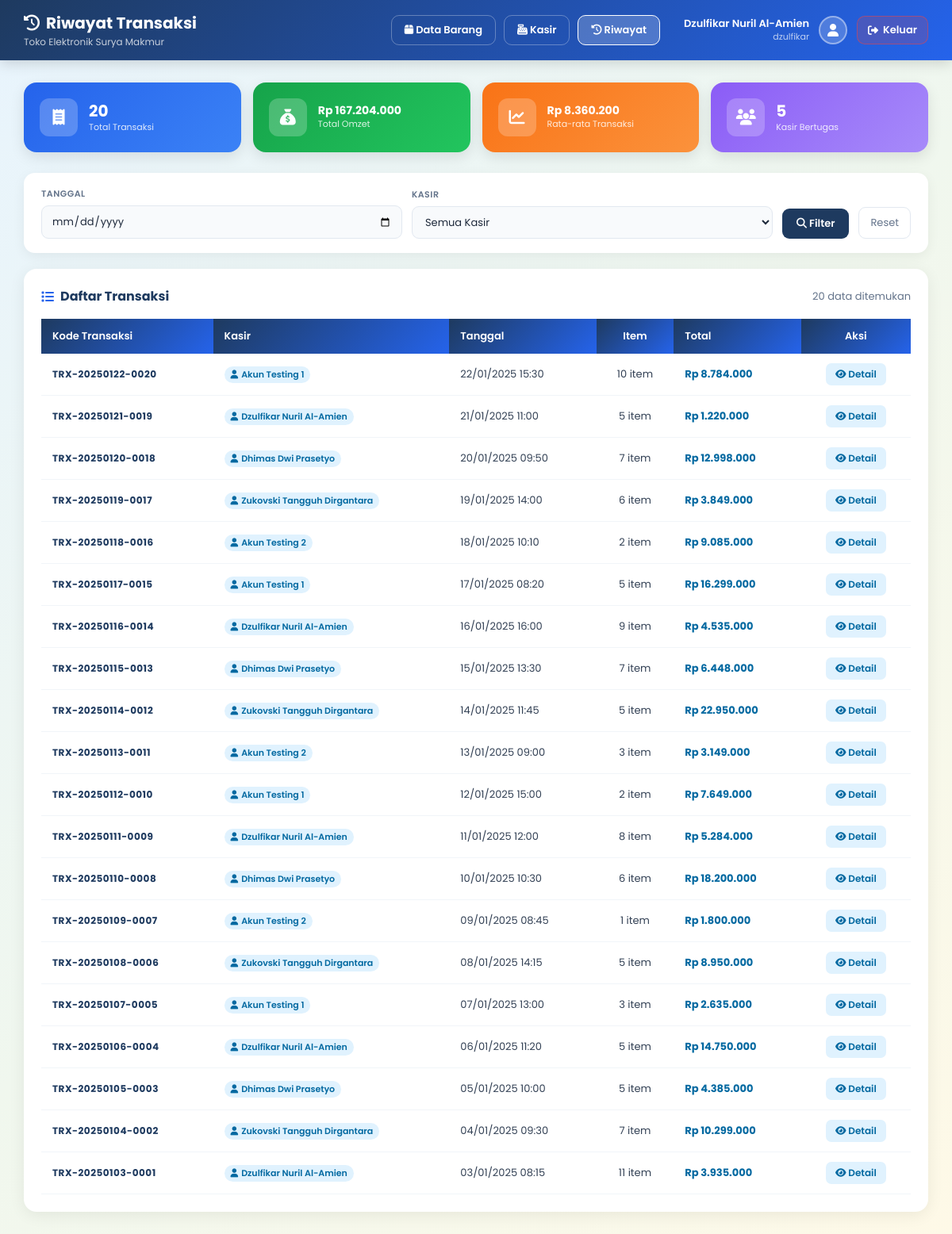
Screenshot of /riwayat_transaksi.php (signed in) with the database file from the repository.
### tables this page shows
CREATE TABLE `transaksi` (
  `id_transaksi` int(11) NOT NULL,
  `id_kasir` int(11) NOT NULL,
  `tanggal` datetime DEFAULT NULL,
  `total` int(11) NOT NULL
);

CREATE TABLE `kasir` (
  `id_kasir` int(11) NOT NULL,
  `nama_kasir` varchar(100) NOT NULL,
  `username` varchar(100) NOT NULL,
  `password` varchar(100) NOT NULL
);

### public/riwayat_transaksi.php (the view, shortened to what this page needs)
<?php
require_once '../config/database.php';
$filterTgl   = $_GET['tanggal']   ?? '';
$where  = [];
$params = [];
$whereSQL = $where ? 'WHERE ' . implode(' AND ', $where) : '';
$query = "SELECT t.*,
                 k.nama_kasir,
                 COUNT(d.id_barang) AS jml_item,
                 CONCAT('TRX-', DATE_FORMAT(t.tanggal, '%Y%m%d'), '-', LPAD(t.id_transaksi, 4, '0')) AS kode_transaksi
          FROM transaksi t
          JOIN kasir k ON k.id_kasir = t.id_kasir
          LEFT JOIN detail_transaksi d ON d.id_transaksi = t.id_transaksi
          $whereSQL
          GROUP BY t.id_transaksi, k.nama_kasir
          ORDER BY t.tanggal DESC";
$stmt = $conn->prepare($query);
$stmt->execute($params);
$data = $stmt->fetchAll(PDO::FETCH_ASSOC);
$stat = $conn->query("
    SELECT
        COUNT(*)        AS total_trx,
        SUM(total)      AS total_omzet,
        AVG(total)      AS rata_omzet,
        COUNT(DISTINCT id_kasir) AS total_kasir_aktif
    FROM transaksi
")->fetch(PDO::FETCH_ASSOC);
?>
<!DOCTYPE html>
<html lang="id">
<head>
<link rel="stylesheet" href="https://cdnjs.cloudflare.com/ajax/libs/font-awesome/6.5.0/css/all.min.css">
</head>
<body>
<div class="topbar">
    <div>
        <h1><i class="fa-solid fa-clock-rotate-left" style="margin-right:8px"></i>Riwayat Transaksi</h1>
        <p>Toko Elektronik Surya Makmur</p>
    </div>
    <div class="topbar-nav">
        <a href="index.php"     class="nav-btn"><i class="fa-solid fa-box"></i> Data Barang</a>
        <a href="transaksi.php" class="nav-btn"><i class="fa-solid fa-cash-register"></i> Kasir</a>
        <a href="riwayat_transaksi.php" class="nav-btn active"><i class="fa-solid fa-clock-rotate-left"></i> Riwayat</a>
    </div>
    <div style="display:flex; align-items:center; gap:12px; margin-left:10px;">
        <div style="text-align:right; line-height:1.3;">
            <div style="font-size:13px; font-weight:600;">
                <?= htmlspecialchars($_SESSION['kasir_nama']) ?>
            </div>
            <div style="font-size:11px; opacity:0.7;">
                <?= htmlspecialchars($_SESSION['kasir_username']) ?>
            </div>
        </div>
        <div style="width:36px; height:36px; border-radius:50%;
                    background:rgba(255,255,255,0.2); border:2px solid rgba(255,255,255,0.4);
                    display:flex; align-items:center; justify-content:center;">
            <i class="fa-solid fa-user" style="font-size:16px;"></i>
        </div>
        <a href="../process/logout.php"
        title="Keluar"
        style="display:flex; align-items:center; gap:6px;
                background:rgba(239,68,68,0.18); border:1.5px solid rgba(239,68,68,0.5);
                color:white; text-decoration:none; padding:7px 13px;
                border-radius:10px; font-size:13px; font-weight:600; transition:0.2s;"
        onmouseover="this.style.background='rgba(239,68,68,0.35)'"
        onmouseout="this.style.background='rgba(239,68,68,0.18)'">
            <i class="fa-solid fa-right-from-bracket"></i> Keluar
        </a>
    </div>
</div>
<div class="container">
    <div class="stat-grid">
        <div class="stat-card c1">
            <div class="icon"><i class="fa-solid fa-receipt"></i></div>
            <div>
                <div class="val"><?= number_format($stat['total_trx']) ?></div>
                <div class="lbl">Total Transaksi</div>
            </div>
        </div>
        <div class="stat-card c2">
            <div class="icon"><i class="fa-solid fa-sack-dollar"></i></div>
            <div>
                <div class="val" style="font-size:14px;">Rp <?= number_format($stat['total_omzet'] ?? 0, 0, ',', '.') ?></div>
                <div class="lbl">Total Omzet</div>
            </div>
        </div>
        <div class="stat-card c3">
            <div class="icon"><i class="fa-solid fa-chart-line"></i></div>
            <div>
                <div class="val" style="font-size:14px;">Rp <?= number_format($stat['rata_omzet'] ?? 0, 0, ',', '.') ?></div>
                <div class="lbl">Rata-rata Transaksi</div>
            </div>
        </div>
        <div class="stat-card c4">
            <div class="icon"><i class="fa-solid fa-users"></i></div>
            <div>
                <div class="val"><?= number_format($stat['total_kasir_aktif'] ?? 0) ?></div>
                <div class="lbl">Kasir Bertugas</div>
            </div>
        </div>
    </div>
    <form method="GET" action="">
    <div class="filter-box">
        <div class="filter-group">
            <label>Tanggal</label>
            <input type="date" name="tanggal" value="<?= htmlspecialchars($filterTgl) ?>">
        </div>
        <div class="filter-group">
            <label>Kasir</label>
            <select name="id_kasir">
                <option value="">Semua Kasir</option>
            </select>
        </div>
        <button type="submit" class="btn-filter"><i class="fa-solid fa-magnifying-glass"></i> Filter</button>
        <a href="riwayat_transaksi.php"><button type="button" class="btn-reset-filter">Reset</button></a>
    </div>
    </form>
    <div class="table-box">
        <div class="table-title">
            <i class="fa-solid fa-list" style="color:#2563eb"></i>
            Daftar Transaksi
            <span style="margin-left:auto; font-size:13px; color:#64748b; font-weight:400;"><?= count($data) ?> data ditemukan</span>
        </div>
        <?php if (empty($data)): ?>
        <div class="no-data">
            <i class="fa-solid fa-inbox"></i>
            Belum ada transaksi.
        </div>
        <?php else: ?>
        <table>
            <thead>
                <tr>
                    <th>Kode Transaksi</th>
                    <th>Kasir</th>
                    <th>Tanggal</th>
                    <th style="text-align:center;">Item</th>
                    <th>Total</th>
                    <th style="text-align:center;">Aksi</th>
                </tr>
            </thead>
            <tbody>
                <?php foreach ($data as $row): ?>
                <tr>
                    <td><span class="kode-badge"><?= htmlspecialchars($row['kode_transaksi']) ?></span></td>
                    <td><span class="kasir-badge"><i class="fa-solid fa-user" style="margin-right:4px;"></i><?= htmlspecialchars($row['nama_kasir']) ?></span></td>
                    <td><?= date('d/m/Y H:i', strtotime($row['tanggal'])) ?></td>
                    <td class="td-center"><?= $row['jml_item'] ?> item</td>
                    <td class="harga">Rp <?= number_format($row['total'], 0, ',', '.') ?></td>
                    <td class="td-center">
                        <button class="btn-detail" onclick="lihatDetail(<?= $row['id_transaksi'] ?>)">
                            <i class="fa-solid fa-eye"></i> Detail
                        </button>
                    </td>
                </tr>
                <?php endforeach; ?>
            </tbody>
        </table>
        <?php endif; ?>
    </div>
</div>
</body>
</html>

### public/riwayat_transaksi.php (style rules this page uses)
* { box-sizing: border-box; margin: 0; padding: 0; }
body { font-family: 'Poppins', sans-serif; background: linear-gradient(135deg, #e8f4fd 0%, #f0f7ee 50%, #fef9e7 100%); color: #1e293b; min-height: 100vh; }
.topbar { background: linear-gradient(135deg, #1e3a5f, #2563eb); color: white; padding: 14px 30px; display: flex; align-items: center; gap: 20px; box-shadow: 0 4px 16px rgba(0,0,0,0.15); }
.topbar h1 { font-size: 20px; font-weight: 700; }
.topbar p { font-size: 12px; opacity: 0.75; }
.topbar-nav { margin-left: auto; display: flex; gap: 10px; }
.nav-btn { padding: 8px 16px; border-radius: 10px; text-decoration: none; font-size: 13px; font-weight: 600; transition: 0.2s; color: white; border: 1.5px solid rgba(255,255,255,0.3); }
.nav-btn.active { background: rgba(255,255,255,0.2); border-color: white; }
.container { max-width: 1200px; margin: auto; padding: 28px 30px; }
.stat-grid { display: grid; grid-template-columns: repeat(4, 1fr); gap: 15px; margin-bottom: 26px; }
.stat-card { border-radius: 16px; padding: 20px; color: white; display: flex; align-items: center; gap: 14px; box-shadow: 0 6px 18px rgba(0,0,0,0.1); }
.stat-card .icon { width: 48px; height: 48px; background: rgba(255,255,255,0.22); border-radius: 12px; display: flex; align-items: center; justify-content: center; font-size: 20px; flex-shrink: 0; }
.stat-card .val { font-size: 20px; font-weight: 700; line-height: 1.2; }
.stat-card .lbl { font-size: 11px; opacity: 0.85; font-weight: 400; }
.c1 { background: linear-gradient(135deg, #2563eb, #3b82f6); }
.c2 { background: linear-gradient(135deg, #16a34a, #22c55e); }
.c3 { background: linear-gradient(135deg, #f97316, #fb923c); }
.c4 { background: linear-gradient(135deg, #8b5cf6, #a78bfa); }
.filter-box { background: white; border-radius: 14px; padding: 18px 22px; margin-bottom: 20px; box-shadow: 0 4px 16px rgba(0,0,0,0.06); display: flex; gap: 12px; flex-wrap: wrap; align-items: flex-end; }
.filter-group { flex: 1; min-width: 150px; }
.filter-group label { display: block; font-size: 11px; font-weight: 600; color: #64748b; text-transform: uppercase; letter-spacing: 0.5px; margin-bottom: 6px; }
.filter-group input, .filter-group select { width: 100%; padding: 9px 12px; border-radius: 9px; border: 1.5px solid #e2e8f0; font-family: 'Poppins', sans-serif; font-size: 13px; color: #1e293b; background: #f8fafc; }
.btn-filter { padding: 9px 18px; border-radius: 9px; background: #1e3a5f; color: white; font-family: 'Poppins', sans-serif; font-size: 13px; font-weight: 600; border: none; cursor: pointer; transition: 0.2s; }
.btn-reset-filter { padding: 9px 14px; border-radius: 9px; background: transparent; border: 1.5px solid #e2e8f0; color: #64748b; font-family: 'Poppins', sans-serif; font-size: 13px; cursor: pointer; }
.table-box { background: white; border-radius: 16px; padding: 22px; box-shadow: 0 4px 20px rgba(0,0,0,0.07); }
.table-title { font-size: 16px; font-weight: 700; color: #1e3a5f; margin-bottom: 16px; display: flex; align-items: center; gap: 8px; }
table { width: 100%; border-collapse: collapse; }
th { background: linear-gradient(135deg, #1e3a5f, #2563eb); color: white; padding: 12px 14px; font-weight: 600; font-size: 13px; text-align: left; }
th:last-child { text-align: center; }
td { padding: 12px 14px; font-size: 13px; border-bottom: 1px solid #f1f5f9; color: #334155; }
.harga { color: #0369a1; font-weight: 700; }
.td-center { text-align: center; }
.kode-badge { font-weight: 700; color: #1e3a5f; font-size: 12px; letter-spacing: 0.5px; }
.kasir-badge { background: #e0f2fe; color: #0369a1; padding: 2px 8px; border-radius: 20px; font-size: 11px; font-weight: 600; display: inline-block; }
.btn-detail { background: #e0f2fe; color: #0369a1; border: none; padding: 5px 12px; border-radius: 7px; cursor: pointer; font-size: 12px; font-family: 'Poppins', sans-serif; font-weight: 600; transition: 0.15s; }

### rows the page displays
transaksi: kode_transaksi "TRX-20250122-0020", id_kasir.nama_kasir "Akun Testing 1", tanggal "22/01/2025 15:30", jml_item "10", total "8.784.000"
transaksi: kode_transaksi "TRX-20250121-0019", id_kasir.nama_kasir "Dzulfikar Nuril Al-Amien", tanggal "21/01/2025 11:00", jml_item "5", total "1.220.000"
transaksi: kode_transaksi "TRX-20250120-0018", id_kasir.nama_kasir "Dhimas Dwi Prasetyo", tanggal "20/01/2025 09:50", jml_item "7", total "12.998.000"
transaksi: kode_transaksi "TRX-20250119-0017", id_kasir.nama_kasir "Zukovski Tangguh Dirgantara", tanggal "19/01/2025 14:00", jml_item "6", total "3.849.000"
transaksi: kode_transaksi "TRX-20250118-0016", id_kasir.nama_kasir "Akun Testing 2", tanggal "18/01/2025 10:10", jml_item "2", total "9.085.000"
transaksi: kode_transaksi "TRX-20250117-0015", id_kasir.nama_kasir "Akun Testing 1", tanggal "17/01/2025 08:20", jml_item "5", total "16.299.000"
transaksi: kode_transaksi "TRX-20250116-0014", id_kasir.nama_kasir "Dzulfikar Nuril Al-Amien", tanggal "16/01/2025 16:00", jml_item "9", total "4.535.000"
transaksi: kode_transaksi "TRX-20250115-0013", id_kasir.nama_kasir "Dhimas Dwi Prasetyo", tanggal "15/01/2025 13:30", jml_item "7", total "6.448.000"
transaksi: kode_transaksi "TRX-20250114-0012", id_kasir.nama_kasir "Zukovski Tangguh Dirgantara", tanggal "14/01/2025 11:45", jml_item "5", total "22.950.000"
transaksi: kode_transaksi "TRX-20250113-0011", id_kasir.nama_kasir "Akun Testing 2", tanggal "13/01/2025 09:00", jml_item "3", total "3.149.000"
transaksi: kode_transaksi "TRX-20250112-0010", id_kasir.nama_kasir "Akun Testing 1", tanggal "12/01/2025 15:00", jml_item "2", total "7.649.000"
transaksi: kode_transaksi "TRX-20250111-0009", id_kasir.nama_kasir "Dzulfikar Nuril Al-Amien", tanggal "11/01/2025 12:00", jml_item "8", total "5.284.000"
transaksi: kode_transaksi "TRX-20250110-0008", id_kasir.nama_kasir "Dhimas Dwi Prasetyo", tanggal "10/01/2025 10:30", jml_item "6", total "18.200.000"
transaksi: kode_transaksi "TRX-20250109-0007", id_kasir.nama_kasir "Akun Testing 2", tanggal "09/01/2025 08:45", jml_item "1", total "1.800.000"
transaksi: kode_transaksi "TRX-20250108-0006", id_kasir.nama_kasir "Zukovski Tangguh Dirgantara", tanggal "08/01/2025 14:15", jml_item "5", total "8.950.000"
transaksi: kode_transaksi "TRX-20250107-0005", id_kasir.nama_kasir "Akun Testing 1", tanggal "07/01/2025 13:00", jml_item "3", total "2.635.000"
transaksi: kode_transaksi "TRX-20250106-0004", id_kasir.nama_kasir "Dzulfikar Nuril Al-Amien", tanggal "06/01/2025 11:20", jml_item "5", total "14.750.000"
transaksi: kode_transaksi "TRX-20250105-0003", id_kasir.nama_kasir "Dhimas Dwi Prasetyo", tanggal "05/01/2025 10:00", jml_item "5", total "4.385.000"
transaksi: kode_transaksi "TRX-20250104-0002", id_kasir.nama_kasir "Zukovski Tangguh Dirgantara", tanggal "04/01/2025 09:30", jml_item "7", total "10.299.000"
transaksi: kode_transaksi "TRX-20250103-0001", id_kasir.nama_kasir "Dzulfikar Nuril Al-Amien", tanggal "03/01/2025 08:15", jml_item "11", total "3.935.000"

### other values shown
$_SESSION['kasir_nama'] "Dzulfikar Nuril Al-Amien"
$_SESSION['kasir_username'] "dzulfikar"
$stat['total_trx'] "20"
$stat['total_omzet'] "167.204.000"
$stat['rata_omzet'] "8.360.200"
$stat['total_kasir_aktif'] "5"
count($data) "20"
